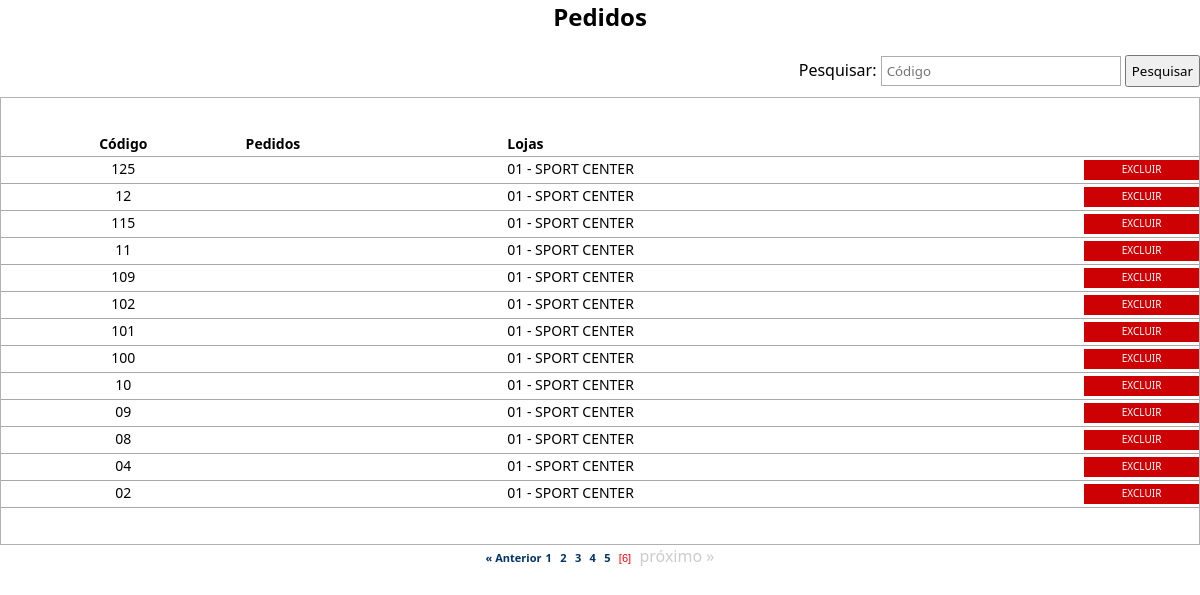
Page /visualiza_pedido.php?pg=5 on the committed database.
### tables this page shows
CREATE TABLE `pedidos` (
  `id_pedidos` int(11) NOT NULL AUTO_INCREMENT,
  `num_pedido` varchar(10) DEFAULT NULL,
  `nome_loja` varchar(100) DEFAULT NULL,
  `nome_fornecedor` varchar(100) DEFAULT NULL,
  `valor_pedido` float DEFAULT NULL,
  `qtd_pedido` varchar(10) NOT NULL,
  `data_entrega` date DEFAULT NULL,
  `cod_pag_pedido` varchar(15) DEFAULT NULL,
  `prazo` varchar(2) NOT NULL,
  `valor_dividido` float NOT NULL,
  `descricao` varchar(50) NOT NULL,
  PRIMARY KEY (`id_pedidos`)
);

### processos/database.php (called while the page is built, shortened)
<?php
function DBRead ($table, $params = null, $fields = '*') {
	$params = ($params) ? " {$params}" : null;
		$query = "SELECT {$fields} FROM {$table}{$params}";
		$result = DBExecute($query);
		if (!mysqli_num_rows($result))
			return false;
		else {
			while ($res = mysqli_fetch_assoc($result)) {
				$data[] = $res;
			}
			return $data;
		}
}
function DBExecute($query){
	$link = DBConnect();
	$result = @mysqli_query($link, $query) or die (mysqli_error($link));
	return $result;
}
?>

### visualiza_pedido.php (the view, shortened to what this page needs)
<!doctype html>
<html>
<head>
<link href="css/style.css" rel="stylesheet" type="text/css">
<link href="css/style.css" rel="stylesheet" type="text/css">
<link rel="stylesheet" href="css/menu.css">
</head>
<body>
<center><h2> Pedidos </h2></center>
<br />
<table width="100%" border="0" cellpadding="0" cellspacing="0" style="margin-bottom: 10px;">
	<tr>
		<td align="right">
        <?php
		require 'processos/database.php';
		?>
      <form  action="<?php echo htmlspecialchars($_SERVER["PHP_SELF"]);?>" method="post">
			Pesquisar: <input type="text" name="pesquisar" placeholder="Código" class="cod" style="margin-right:0;">
			<input type="submit" value="Pesquisar" style="height: 32px; padding: 0 5px 0 5px;">
		  </form>
		</td>
	</tr>
 </table>
 <?php
 	if (empty($_POST['pesquisar'])) {
 ?>
<table width="100%" border="0" cellpadding="0" cellspacing="0" class="table">
	<tr class="linha">
		<td class="linha" width="20%" align="center"><b>Código</b></td>
		<td class="linha"><b>Pedidos</b></td>
        <td class="linha"><b>Lojas</b></td>
        <td width="10%" align="center" class="linha"></td>
	</tr>
<?php
  $numreg = 15;
  $inicial = $_GET['pg'] * $numreg;
	$pedidos = DBRead ("pedidos", "ORDER BY num_pedido DESC LIMIT $inicial, $numreg", "id_pedidos, num_pedido, nome_loja, descricao");
		foreach ($pedidos as $pd){
		?>
	<tr onmouseover="ChangeColor(this, true);" onmouseout="ChangeColor(this, false);">
		<td class="linha" align="center" valign="middle" onclick="DoNav('altera_pedido.php?id=<?php echo $pd['id_pedidos'];?>');">
			<?php echo $pd['num_pedido'];?>
		</td>
		<td class="linha espaco" valign="middle" onclick="DoNav('altera_pedido.php?id=<?php echo $pd['id_pedidos'];?>');">
		</td>
		<td class="linha espaco" onclick="DoNav('altera_pedido.php?id=<?php echo $pd['id_pedidos'];?>');">
			<?php echo $pd['nome_loja']; ?>
		</td>
		<td class="linha espaco" valign="middle">
				<span class="excluir">
						<a href="javascript:aviso('<?=$pd['num_pedido'];?>');">Excluir</a>
		</td>
	</tr>
<?php
	}
?>
</table>
<center>
<?php
  require "paginacao.php";
	}
?>
</center>
</body>
</html>

### css/style.css (style rules this page uses)
html { height: 89%; padding: 0; margin: 0; }
body { height: 99%; padding: 0; margin: 0; }
* { padding: 0; margin: 0; font-family: Segoe, "Segoe UI", "DejaVu Sans", "Trebuchet MS", Verdana, sans-serif; }
.table { width: 100%; border: 1px solid #B1B1B1; padding: 3% 0 3% 0; }
.table td { font-size: 14px; padding: 0 0 3px 5px; }
.cod { width: 20%; height: 30px; border: 1px solid #ADADAD; padding: 0 5px 0 5px; }
.linha { border-bottom: 1px solid hsla(0,0%,66%,1.00); padding: 5px 3px 3px 3px; }
.espaco { padding-left: 70px; }
a { color: #000000; text-decoration: none; font-size: 14px; }
.excluir a { width: auto; display: block; text-decoration: none; color: #FFFFFF; font-size: 10px; margin-top: 3px; padding: 2px 10px 4px 10px; background-color: #CD0104; transition: all 0.5s linear; -o-transition: all 0.5s linear; -webkit-transition: all 0.5s linear; -moz-transition: all 0.5s linear; text-transform: uppercase; border:none; outline: none; cursor: pointer; -webkit-appearance:none; text-align: center; }

### rows in the picture
pedidos: num_pedido "125", nome_loja "01 - SPORT CENTER"
pedidos: num_pedido "12", nome_loja "01 - SPORT CENTER"
pedidos: num_pedido "115", nome_loja "01 - SPORT CENTER"
pedidos: num_pedido "11", nome_loja "01 - SPORT CENTER"
pedidos: num_pedido "109", nome_loja "01 - SPORT CENTER"
pedidos: num_pedido "102", nome_loja "01 - SPORT CENTER"
pedidos: num_pedido "101", nome_loja "01 - SPORT CENTER"
pedidos: num_pedido "100", nome_loja "01 - SPORT CENTER"
pedidos: num_pedido "10", nome_loja "01 - SPORT CENTER"
pedidos: num_pedido "09", nome_loja "01 - SPORT CENTER"
pedidos: num_pedido "08", nome_loja "01 - SPORT CENTER"
pedidos: num_pedido "04", nome_loja "01 - SPORT CENTER"
pedidos: num_pedido "02", nome_loja "01 - SPORT CENTER"
